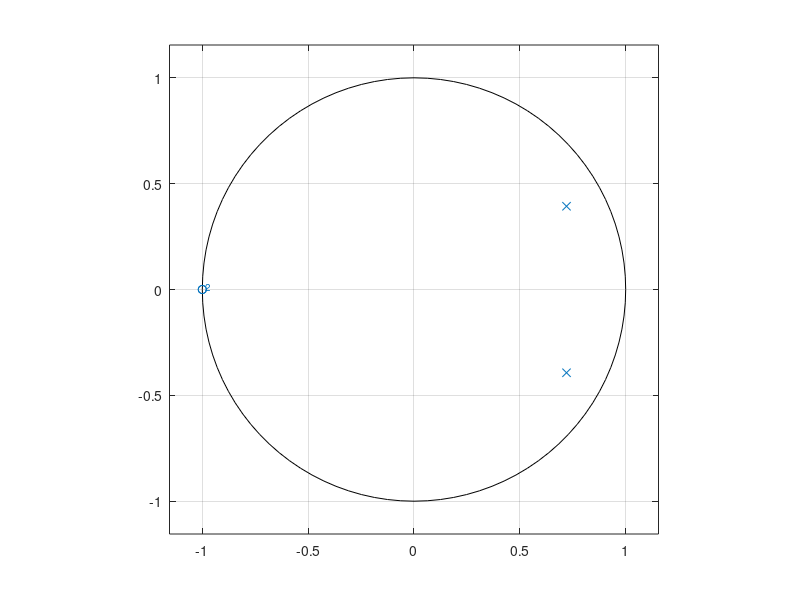

This chart was generated by the following MATLAB code:
wp=0.2;
ws=0.5;
rs=20;
rp=3;
[n,wn]= cheb1ord(wp,ws,rp,rs);
[b,a]=cheby1(n,rp,wn);
[z,p,k]=tf2zp(b,a);
[H,f]=freqz(z,p,512);
zplane(b,a);

H
f
z
p
k
n
